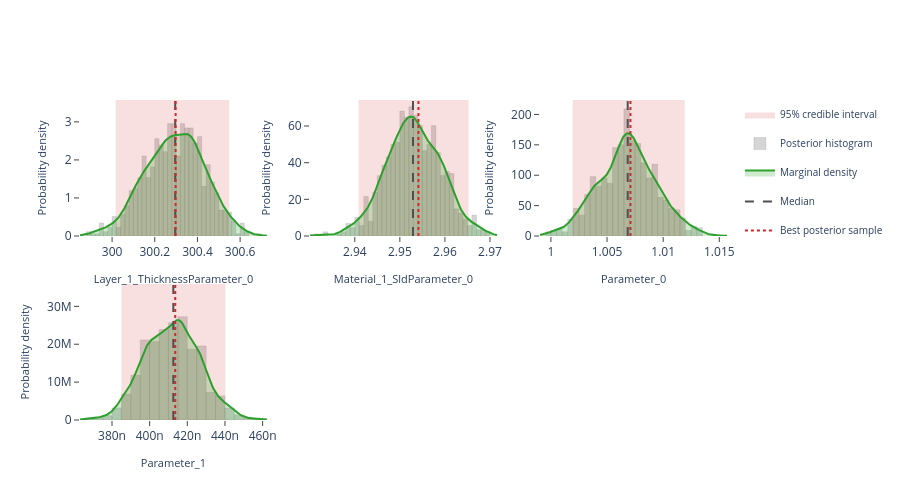

Write notebook code for a chart like this one.
### Markdown cell above
## Interactive posterior plots

The next three cells render the same Plotly figures that are shown on the
Bayesian Posterior tab of the EasyReflectometryApp:

* **Marginals** — per-parameter distribution: histogram + smooth KDE marginal,
  shaded 95% credible interval, and median / best-sample lines
  (`plot_distribution` or `posterior.distribution()`)
* **Corner plot** — pairwise marginals + 2-D contours + scatter (`plot_corner`)
* **Traces** — per-chain trace + marginal histogram (`plot_trace`)

The standalone helpers are called with ``return_figure=True`` so they return a
Plotly ``Figure`` that we render in the notebook with ``fig.show()``; the
``PosteriorResults`` methods return the figure directly.

### Code cell
# ---- Marginal posterior distributions ---------------------------------------
# One panel per free parameter, each overlaying the posterior histogram, a
# smooth Gaussian-KDE marginal, the shaded 95% credible interval, and the
# median / best-sample reference lines.  Mirrors the "Marginals" sub-tab in
# the EasyReflectometryApp.

# The PosteriorResults method passes ``logp`` through automatically so the
# best posterior sample (MAP) line is drawn:
fig = posterior.distribution()
fig.show()

# Standalone equivalent (pass ``logp`` to get the best-sample line):
# fig = plot_distribution(
#     posterior.draws,
#     posterior.param_names,
#     logp=posterior.logp,
#     return_figure=True,
# )
# fig.show()

### Figure 1 — Plotly figure (JSON) as saved in the notebook; plotly's stock layout.template omitted (floating-point values rounded to 4 significant figures; data arrays with more than 128 entries replaced by an {"elided": "..."} marker saying what was removed)
{"data": [{"fill": "toself", "fillcolor": "rgba(214, 39, 40, 0.14)", "hoverinfo": "skip", "legendgroup": "95% credible interval", "line": {"color": "rgba(214, 39, 40, 0.14)", "width": 0}, "mode": "lines", "name": "95% credible interval", "showlegend": true, "type": "scatter", "x": [300.0, 300.5, 300.5, 300.0, 300.0], "xaxis": "x", "y": [0.0, 0.0, 3.575, 3.575, 0.0], "yaxis": "y"}, {"histnorm": "probability density", "hovertemplate": "sample=%{x:.4f}<br>density: %{y:.2f}<extra></extra>", "legendgroup": "histogram", "marker": {"color": "rgba(120, 120, 120, 0.38)", "line": {"color": "rgba(120, 120, 120, 0.24)", "width": 1}}, "name": "Posterior histogram", "nbinsx": 40, "opacity": 0.82, "showlegend": true, "type": "histogram", "x": {"elided": "880 float values"}, "xaxis": "x", "yaxis": "y"}, {"fill": "tozeroy", "fillcolor": "rgba(44, 160, 44, 0.22)", "hovertemplate": "Layer_1_ThicknessParameter_0: %{x:.4f}<br>density: %{y:.4f}<extra></extra>", "legendgroup": "marginal", "line": {"color": "rgb(44, 160, 44)", "width": 2}, "mode": "lines", "name": "Marginal density", "showlegend": true, "type": "scatter", "x": {"elided": "256 float values"}, "xaxis": "x", "y": {"elided": "256 float values"}, "yaxis": "y"}, {"hovertemplate": "Median: %{x:.4f}<extra></extra>", "legendgroup": "Median", "line": {"color": "rgb(80, 80, 80)", "dash": "dash", "width": 2}, "mode": "lines", "name": "Median", "showlegend": true, "type": "scatter", "x": [300.3, 300.3], "xaxis": "x", "y": [0.0, 3.575], "yaxis": "y"}, {"hovertemplate": "Best posterior sample: %{x:.4f}<extra></extra>", "legendgroup": "Best posterior sample", "line": {"color": "rgb(214, 39, 40)", "dash": "dot", "width": 2}, "mode": "lines", "name": "Best posterior sample", "showlegend": true, "type": "scatter", "x": [300.3, 300.3], "xaxis": "x", "y": [0.0, 3.575], "yaxis": "y"}, {"fill": "toself", "fillcolor": "rgba(214, 39, 40, 0.14)", "hoverinfo": "skip", "legendgroup": "95% credible interval", "line": {"color": "rgba(214, 39, 40, 0.14)", "width": 0}, "mode": "lines", "name": "95% credible interval", "showlegend": false, "type": "scatter", "x": [2.941, 2.965, 2.965, 2.941, 2.941], "xaxis": "x2", "y": [0.0, 0.0, 74.2, 74.2, 0.0], "yaxis": "y2"}, {"histnorm": "probability density", "hovertemplate": "sample=%{x:.4f}<br>density: %{y:.2f}<extra></extra>", "legendgroup": "histogram", "marker": {"color": "rgba(120, 120, 120, 0.38)", "line": {"color": "rgba(120, 120, 120, 0.24)", "width": 1}}, "name": "Posterior histogram", "nbinsx": 40, "opacity": 0.82, "showlegend": false, "type": "histogram", "x": {"elided": "880 float values"}, "xaxis": "x2", "yaxis": "y2"}, {"fill": "tozeroy", "fillcolor": "rgba(44, 160, 44, 0.22)", "hovertemplate": "Material_1_SldParameter_0: %{x:.4f}<br>density: %{y:.4f}<extra></extra>", "legendgroup": "marginal", "line": {"color": "rgb(44, 160, 44)", "width": 2}, "mode": "lines", "name": "Marginal density", "showlegend": false, "type": "scatter", "x": {"elided": "256 float values"}, "xaxis": "x2", "y": {"elided": "256 float values"}, "yaxis": "y2"}, {"hovertemplate": "Median: %{x:.4f}<extra></extra>", "legendgroup": "Median", "line": {"color": "rgb(80, 80, 80)", "dash": "dash", "width": 2}, "mode": "lines", "name": "Median", "showlegend": false, "type": "scatter", "x": [2.953, 2.953], "xaxis": "x2", "y": [0.0, 74.2], "yaxis": "y2"}, {"hovertemplate": "Best posterior sample: %{x:.4f}<extra></extra>", "legendgroup": "Best posterior sample", "line": {"color": "rgb(214, 39, 40)", "dash": "dot", "width": 2}, "mode": "lines", "name": "Best posterior sample", "showlegend": false, "type": "scatter", "x": [2.954, 2.954], "xaxis": "x2", "y": [0.0, 74.2], "yaxis": "y2"}, {"fill": "toself", "fillcolor": "rgba(214, 39, 40, 0.14)", "hoverinfo": "skip", "legendgroup": "95% credible interval", "line": {"color": "rgba(214, 39, 40, 0.14)", "width": 0}, "mode": "lines", "name": "95% credible interval", "showlegend": false, "type": "scatter", "x": [1.002, 1.012, 1.012, 1.002, 1.002], "xaxis": "x3", "y": [0.0, 0.0, 223.8, 223.8, 0.0], "yaxis": "y3"}, {"histnorm": "probability density", "hovertemplate": "sample=%{x:.4f}<br>density: %{y:.2f}<extra></extra>", "legendgroup": "histogram", "marker": {"color": "rgba(120, 120, 120, 0.38)", "line": {"color": "rgba(120, 120, 120, 0.24)", "width": 1}}, "name": "Posterior histogram", "nbinsx": 40, "opacity": 0.82, "showlegend": false, "type": "histogram", "x": {"elided": "880 float values"}, "xaxis": "x3", "yaxis": "y3"}, {"fill": "tozeroy", "fillcolor": "rgba(44, 160, 44, 0.22)", "hovertemplate": "Parameter_0: %{x:.4f}<br>density: %{y:.4f}<extra></extra>", "legendgroup": "marginal", "line": {"color": "rgb(44, 160, 44)", "width": 2}, "mode": "lines", "name": "Marginal density", "showlegend": false, "type": "scatter", "x": {"elided": "256 float values"}, "xaxis": "x3", "y": {"elided": "256 float values"}, "yaxis": "y3"}, {"hovertemplate": "Median: %{x:.4f}<extra></extra>", "legendgroup": "Median", "line": {"color": "rgb(80, 80, 80)", "dash": "dash", "width": 2}, "mode": "lines", "name": "Median", "showlegend": false, "type": "scatter", "x": [1.007, 1.007], "xaxis": "x3", "y": [0.0, 223.8], "yaxis": "y3"}, {"hovertemplate": "Best posterior sample: %{x:.4f}<extra></extra>", "legendgroup": "Best posterior sample", "line": {"color": "rgb(214, 39, 40)", "dash": "dot", "width": 2}, "mode": "lines", "name": "Best posterior sample", "showlegend": false, "type": "scatter", "x": [1.007, 1.007], "xaxis": "x3", "y": [0.0, 223.8], "yaxis": "y3"}, {"fill": "toself", "fillcolor": "rgba(214, 39, 40, 0.14)", "hoverinfo": "skip", "legendgroup": "95% credible interval", "line": {"color": "rgba(214, 39, 40, 0.14)", "width": 0}, "mode": "lines", "name": "95% credible interval", "showlegend": false, "type": "scatter", "x": [3.85e-07, 4.402e-07, 4.402e-07, 3.85e-07, 3.85e-07], "xaxis": "x4", "y": [0.0, 0.0, 35900000.0, 35900000.0, 0.0], "yaxis": "y4"}, {"histnorm": "probability density", "hovertemplate": "sample=%{x:.4f}<br>density: %{y:.2f}<extra></extra>", "legendgroup": "histogram", "marker": {"color": "rgba(120, 120, 120, 0.38)", "line": {"color": "rgba(120, 120, 120, 0.24)", "width": 1}}, "name": "Posterior histogram", "nbinsx": 40, "opacity": 0.82, "showlegend": false, "type": "histogram", "x": {"elided": "880 float values"}, "xaxis": "x4", "yaxis": "y4"}, {"fill": "tozeroy", "fillcolor": "rgba(44, 160, 44, 0.22)", "hovertemplate": "Parameter_1: %{x:.4f}<br>density: %{y:.4f}<extra></extra>", "legendgroup": "marginal", "line": {"color": "rgb(44, 160, 44)", "width": 2}, "mode": "lines", "name": "Marginal density", "showlegend": false, "type": "scatter", "x": {"elided": "256 float values"}, "xaxis": "x4", "y": {"elided": "256 float values"}, "yaxis": "y4"}, {"hovertemplate": "Median: %{x:.4f}<extra></extra>", "legendgroup": "Median", "line": {"color": "rgb(80, 80, 80)", "dash": "dash", "width": 2}, "mode": "lines", "name": "Median", "showlegend": false, "type": "scatter", "x": [4.126e-07, 4.126e-07], "xaxis": "x4", "y": [0.0, 35900000.0], "yaxis": "y4"}, {"hovertemplate": "Best posterior sample: %{x:.4f}<extra></extra>", "legendgroup": "Best posterior sample", "line": {"color": "rgb(214, 39, 40)", "dash": "dot", "width": 2}, "mode": "lines", "name": "Best posterior sample", "showlegend": false, "type": "scatter", "x": [4.136e-07, 4.136e-07], "xaxis": "x4", "y": [0.0, 35900000.0], "yaxis": "y4"}], "layout": {"barmode": "overlay", "height": 500, "legend": {"font": {"size": 10}}, "plot_bgcolor": "white", "showlegend": true, "xaxis": {"anchor": "y", "domain": [0.0, 0.2889], "range": [299.8, 300.7], "showgrid": false, "ticks": "outside", "title": {"font": {"size": 11}, "text": "Layer_1_ThicknessParameter_0"}, "zeroline": false}, "xaxis2": {"anchor": "y2", "domain": [0.3556, 0.6444], "range": [2.93, 2.972], "showgrid": false, "ticks": "outside", "title": {"font": {"size": 11}, "text": "Material_1_SldParameter_0"}, "zeroline": false}, "xaxis3": {"anchor": "y3", "domain": [0.7111, 1.0], "range": [0.999, 1.016], "showgrid": false, "ticks": "outside", "title": {"font": {"size": 11}, "text": "Parameter_0"}, "zeroline": false}, "xaxis4": {"anchor": "y4", "domain": [0.0, 0.2889], "range": [3.63e-07, 4.623e-07], "showgrid": false, "ticks": "outside", "title": {"font": {"size": 11}, "text": "Parameter_1"}, "zeroline": false}, "xaxis5": {"anchor": "y5", "domain": [0.3556, 0.6444], "showgrid": false, "ticks": "outside", "zeroline": false}, "xaxis6": {"anchor": "y6", "domain": [0.7111, 1.0], "showgrid": false, "ticks": "outside", "zeroline": false}, "yaxis": {"anchor": "x", "domain": [0.575, 1.0], "range": [0.0, 3.575], "showgrid": false, "ticks": "outside", "title": {"font": {"size": 11}, "text": "Probability density"}, "zeroline": false}, "yaxis2": {"anchor": "x2", "domain": [0.575, 1.0], "range": [0.0, 74.2], "showgrid": false, "ticks": "outside", "title": {"font": {"size": 11}, "text": "Probability density"}, "zeroline": false}, "yaxis3": {"anchor": "x3", "domain": [0.575, 1.0], "range": [0.0, 223.8], "showgrid": false, "ticks": "outside", "title": {"font": {"size": 11}, "text": "Probability density"}, "zeroline": false}, "yaxis4": {"anchor": "x4", "domain": [0.0, 0.425], "range": [0.0, 35900000.0], "showgrid": false, "ticks": "outside", "title": {"font": {"size": 11}, "text": "Probability density"}, "zeroline": false}, "yaxis5": {"anchor": "x5", "domain": [0.0, 0.425], "showgrid": false, "ticks": "outside", "zeroline": false}, "yaxis6": {"anchor": "x6", "domain": [0.0, 0.425], "showgrid": false, "ticks": "outside", "zeroline": false}}}
